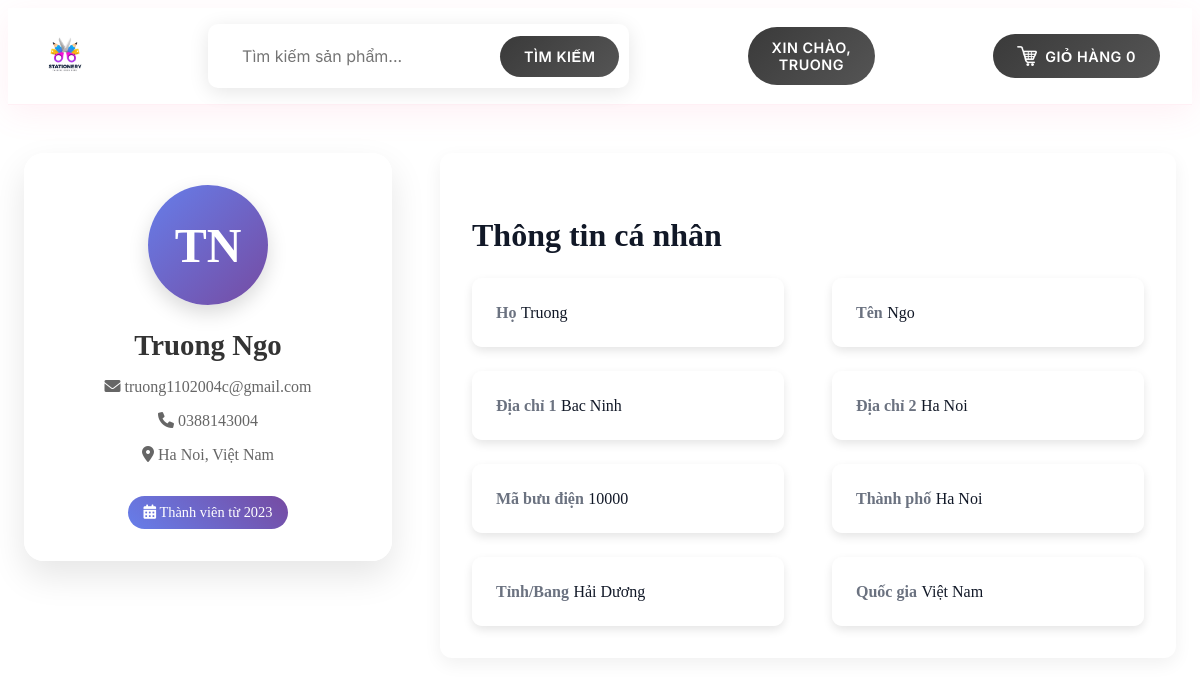
Page /account/profile/view (signed in) on the committed database.
### tables this page shows
CREATE TABLE users 
		(userId INTEGER PRIMARY KEY, 
		password TEXT,
		email TEXT,
		firstName TEXT,
		lastName TEXT,
		address1 TEXT,
		address2 TEXT,
		zipcode TEXT,
		city TEXT,
		state TEXT,
		country TEXT, 
		phone TEXT
		, is_admin INTEGER DEFAULT 0, role TEXT DEFAULT 'user');

### routes/profile_routes.py (the view)
@profile_bp.route("/account/profile/view")
def viewProfile():
    if 'email' not in session:
        flash("Vui lòng đăng nhập!")
        return redirect(url_for('auth.loginForm'))
    loggedIn, firstName, noOfItems = getLoginDetails()
    try:
        with get_db_connection() as conn:
            cur = conn.cursor()
            cur.execute("""SELECT userId, email, firstName, lastName, address1, address2,
                                   zipcode, city, state, country, phone
                            FROM users WHERE email = ?""", (session['email'],))
            profileData = cur.fetchone()
            if not profileData:
                flash("Không tìm thấy thông tin người dùng!")
                return redirect(url_for('auth.loginForm'))
            user_info = {
                'userId': profileData[0],
                'email': profileData[1],
                'firstName': profileData[2] or 'User ',
                'lastName': profileData[3] or 'Name',
                'fullName': f"{profileData[2] or 'User '} {profileData[3] or 'Name'}",
                'address1': profileData[4] or '',
                'address2': profileData[5] or '',
                'zipcode': profileData[6] or '',
                'city': profileData[7] or 'Hải Dương',
                'state': profileData[8] or 'Hải Dương',
                'country': profileData[9] or 'Việt Nam',
                'phone': profileData[10] or '',
                'avatar_letters': f"{(profileData[2] or 'U')[0]}{(profileData[3] or 'N')[0]}",
                'member_since': '2023'  # You can replace this with actual member since date if available
            }
            return render_template("viewProfile.html",
                                   loggedIn=loggedIn,
                                   firstName=firstName,
                                   noOfItems=noOfItems,
                                   user_info=user_info)  # Pass user_info to the template
    except sqlite3.Error as e:
        print(f"Database error in viewProfile: {e}")
        flash("Lỗi khi tải thông tin hồ sơ!")
    return redirect(url_for('auth.loginForm'))

### app.py (called while the page is built)
def create_app():
    app = Flask(__name__)
    app.config.from_object(Config)
    if not os.path.exists(app.config['UPLOAD_FOLDER']):
        os.makedirs(app.config['UPLOAD_FOLDER'])
    register_blueprints(app)
    @app.context_processor
    def inject_template_vars():
        return {
            'url_for': url_for_wrapper
        }
    return app

def url_for_wrapper(endpoint, **values):
    from flask import url_for as flask_url_for
    route_mapping = {
        'root': 'main.root',
        'logout': 'auth.logout',
        'loginForm': 'auth.loginForm',
        'cart': 'cart.cart',
        'profileHome': 'profile.profileHome',
        'search': 'search.search',  # Map search route
        'displayCategory': 'search.search_by_category'  # Map category display
    }
    mapped_endpoint = route_mapping.get(endpoint, endpoint)
    try:
        return flask_url_for(mapped_endpoint, **values)
    except:
        try:
            return flask_url_for(endpoint, **values)
        except:
            return '#'

### utils/database.py (called while the page is built)
@contextmanager
def get_db_connection():
    conn = sqlite3.connect(Config.DATABASE_PATH)
    try:
        yield conn
    except Exception as e:
        conn.rollback()
        raise e
    finally:
        conn.close()

### utils/helpers.py (called while the page is built)
def getLoginDetails():
    try:
        with get_db_connection() as conn:
            cur = conn.cursor()
            if 'email' not in session:
                return False, '', 0
            cur.execute("SELECT userId, firstName FROM users WHERE email = ?", (session['email'],))
            user = cur.fetchone()
            if user:
                userId, firstName = user
                cur.execute("SELECT COUNT(productId) FROM kart WHERE userId = ?", (userId,))
                noOfItems = cur.fetchone()[0]
                return True, firstName or 'User', noOfItems
            return False, '', 0
    except sqlite3.Error as e:
        print(f"Database error in getLoginDetails: {e}")
        return False, '', 0

### templates/viewProfile.html (shortened to what this page needs)
<!DOCTYPE html>
<html lang="vi">
<head>
  <link rel="stylesheet" href="{{ url_for('static', filename='css/topStyle.css') }}" />
  <link rel="stylesheet" href="https://cdnjs.cloudflare.com/ajax/libs/font-awesome/6.0.0/css/all.min.css" />
</head>
<body>
  <div id="title" role="banner">
    <a href="/" aria-label="Trang chủ">
      <img id="logo" src="{{ url_for('static', filename='images/logo.png') }}" alt="Logo Sweets Shop" />
    </a>
    <form id="searchForm" action="/search" method="GET" role="search" aria-label="Tìm kiếm sản phẩm">
      <input id="searchBox" name="searchQuery" type="search" placeholder="Tìm kiếm sản phẩm..." aria-describedby="searchButton" required>
      <button id="searchButton" type="submit" aria-label="Tìm kiếm">Tìm kiếm</button>
    </form>
    {% if not loggedIn %}
      <div id="signInButton">
        <a class="link" href="/loginForm" aria-label="Đăng nhập">
          Đăng nhập
        </a>
      </div>
    {% else %}
      <div class="dropdown">
        <button class="dropbtn" aria-haspopup="true" aria-expanded="false">Xin chào, <br>{{firstName}}</button>
      </div>
    {% endif %}
    <div id="kart">
      <a class="link" href="/cart" aria-label="Giỏ hàng của bạn">
        <img src="{{ url_for('static', filename='images/shoppingCart.png') }}" alt="Biểu tượng giỏ hàng" id="cartIcon" />
        GIỎ HÀNG {{ noOfItems }}
      </a>
    </div>
  </div>
  <main class="container" role="main" aria-labelledby="profileHeading">
    <section class="profile-card" aria-label="Thông tin người dùng">
      <div class="profile-avatar" aria-hidden="true">
        {{ user_info.avatar_letters }}
      </div>
      <div class="profile-info">
        <h2 id="profileHeading">{{ user_info.fullName }}</h2>
        <p><i class="fas fa-envelope" aria-hidden="true"></i> {{ user_info.email }}</p>
        {% if user_info.phone %}
          <p><i class="fas fa-phone" aria-hidden="true"></i> {{ user_info.phone }}</p>
        {% endif %}
        <p><i class="fas fa-map-marker-alt" aria-hidden="true"></i> {{ user_info.city }}, {{ user_info.country }}</p>
        <div class="member-since" aria-label="Thành viên từ">
          <i class="fas fa-calendar-alt" aria-hidden="true"></i> Thành viên từ {{ user_info.member_since }}
        </div>
      </div>
    </section>
    <section class="main-content" aria-label="Thông tin chi tiết người dùng">
      <h3 class="section-title">Thông tin cá nhân</h3>
      <div class="info-grid">
        <div class="info-item">
          <span class="info-label">Họ</span>
          <span class="info-value">{{ user_info.firstName }}</span>
        </div>
        <div class="info-item">
          <span class="info-label">Tên</span>
          <span class="info-value">{{ user_info.lastName }}</span>
        </div>
        <div class="info-item">
          <span class="info-label">Địa chỉ 1</span>
          <span class="info-value">{{ user_info.address1 or '-' }}</span>
        </div>
        <div class="info-item">
          <span class="info-label">Địa chỉ 2</span>
          <span class="info-value">{{ user_info.address2 or '-' }}</span>
        </div>
        <div class="info-item">
          <span class="info-label">Mã bưu điện</span>
          <span class="info-value">{{ user_info.zipcode or '-' }}</span>
        </div>
        <div class="info-item">
          <span class="info-label">Thành phố</span>
          <span class="info-value">{{ user_info.city or '-' }}</span>
        </div>
        <div class="info-item">
          <span class="info-label">Tỉnh/Bang</span>
          <span class="info-value">{{ user_info.state or '-' }}</span>
        </div>
        <div class="info-item">
          <span class="info-label">Quốc gia</span>
          <span class="info-value">{{ user_info.country or '-' }}</span>
        </div>
      </div>
    </section>
  </main>
</body>
</html>

### static/css/topStyle.css (style rules this page uses)
:root { --cream: #FBF7EF; --light-pink: #F7F2E8; --white: #FFFFFF; --dark-brown: #111111; --medium-brown: #3A3A3A; --primary-pink: #3A3A3A; --secondary-pink: #6A6A6A; --accent-gold: #D9D9D9; --shadow-primary: rgba(0, 0, 0, 0.15); --shadow-gold: rgba(0, 0, 0, 0.08); --gradient-1: linear-gradient(135deg, #3A3A3A 0%, #555555 100%); --gradient-2: linear-gradient(45deg, #FBF7EF 0%, #FFFFFF 100%); --cake-pink: #EDEAE2; --cake-cream: #FFFFFF; --cake-chocolate: #111111; --transition-fast: 0.2s; --transition-medium: 0.3s; --transition-slow: 0.5s; }
#title { background: rgba(255, 255, 255, 0.95); backdrop-filter: blur(20px); -webkit-backdrop-filter: blur(20px); padding: 1rem 2rem; box-shadow: 0 8px 32px rgba(255, 107, 157, 0.1); border-bottom: 1px solid rgba(255, 107, 157, 0.1); position: sticky; top: 0; z-index: 1000; display: flex; align-items: center; justify-content: space-between; flex-wrap: wrap; gap: 1rem; overflow: visible; }
#logo { height: 50px; width: auto; transition: transform 0.3s ease; }
form { display: flex; align-items: center; background: var(--white); border-radius: 10px; padding: 0.5rem; box-shadow: 0 4px 20px rgba(0, 0, 0, 0.1); border: 2px solid transparent; transition: all 0.3s ease; }
#searchBox { border: none; outline: none; padding: 0.75rem 1.5rem; font-size: 1rem; border-radius: 50px; background: transparent; flex: 1; min-width: 250px; font-family: 'Inter', sans-serif; color: var(--dark-brown); }
#searchBox::placeholder { color: var(--medium-brown); opacity: 0.7; }
#searchButton { background: var(--gradient-1); border: none; color: white; padding: 0.75rem 1.5rem; border-radius: 50px; cursor: pointer; font-weight: 600; transition: all 0.3s ease; text-transform: uppercase; letter-spacing: 0.5px; font-family: 'Inter', sans-serif; font-size: 0.9rem; }
.link { background: var(--gradient-1); color: white; text-decoration: none; padding: 0.75rem 1.5rem; border-radius: 50px; font-weight: 600; transition: all 0.3s ease; display: flex; align-items: center; gap: 0.5rem; text-transform: uppercase; letter-spacing: 0.5px; font-size: 0.9rem; font-family: 'Inter', sans-serif; }
#kart { display: flex; align-items: center; }
#kart .link { margin: 0; }
#cartIcon { width: 20px; height: 20px; filter: brightness(0) invert(1); }
.dropdown { position: relative; z-index: 1001; }
.dropbtn { background: var(--gradient-1); color: white; padding: 0.75rem 1.5rem; border: none; border-radius: 50px; cursor: pointer; font-weight: 600; transition: all 0.3s ease; text-transform: uppercase; letter-spacing: 0.5px; font-family: 'Inter', sans-serif; font-size: 0.9rem; position: relative; z-index: 1002; }
@media (max-width: 1200px) { #searchBox { min-width: 200px; } }
#title { transition: all 0.3s ease; }
* { transition: color 0.3s ease, background-color 0.3s ease, transform 0.3s ease; }
#title { animation: slideDown 0.6s ease-out; }

### rows in the picture
users: firstName "TRUONG", email "truong1102004c@gmail.com", phone "0388143004", city "Ha Noi", country "Việt Nam", firstName "Truong", lastName "Ngo", address1 "Bac Ninh", address2 "Ha Noi", zipcode "10000"

### other values in the picture
{{ noOfItems }} "0"
{{ user_info.avatar_letters }} "TN"
{{ user_info.fullName }} "Truong Ngo"
{{ user_info.member_since }} "2023"
{{ user_info.state or '-' }} "Hải Dương"
